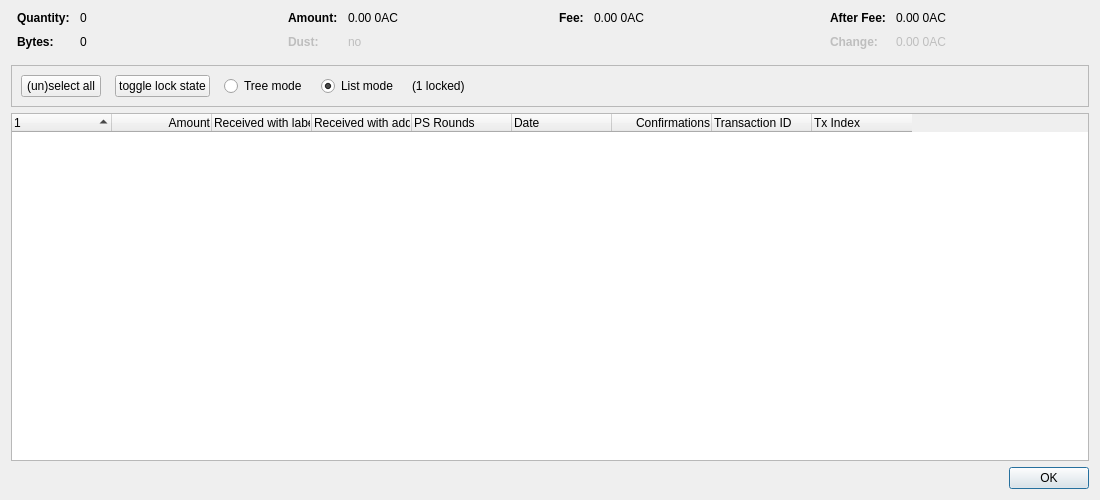
<?xml version="1.0" encoding="UTF-8"?>
<ui version="4.0">
 <class>CoinControlDialog</class>
 <widget class="QDialog" name="CoinControlDialog">
  <property name="geometry">
   <rect>
    <x>0</x>
    <y>0</y>
    <width>1100</width>
    <height>500</height>
   </rect>
  </property>
  <property name="windowTitle">
   <string>Coin Selection</string>
  </property>
  <layout class="QVBoxLayout" name="verticalLayout">
   <item>
    <layout class="QHBoxLayout" name="horizontalLayoutTop" stretch="0,0,0,0">
     <property name="topMargin">
      <number>0</number>
     </property>
     <property name="bottomMargin">
      <number>10</number>
     </property>
     <item>
      <layout class="QFormLayout" name="formLayoutCoinControl1">
       <property name="horizontalSpacing">
        <number>10</number>
       </property>
       <property name="verticalSpacing">
        <number>10</number>
       </property>
       <property name="leftMargin">
        <number>6</number>
       </property>
       <property name="rightMargin">
        <number>6</number>
       </property>
       <item row="0" column="0">
        <widget class="QLabel" name="labelCoinControlQuantityText">
         <property name="font">
          <font>
           <weight>75</weight>
           <bold>true</bold>
          </font>
         </property>
         <property name="text">
          <string>Quantity:</string>
         </property>
        </widget>
       </item>
       <item row="0" column="1">
        <widget class="QLabel" name="labelCoinControlQuantity">
         <property name="cursor">
          <cursorShape>IBeamCursor</cursorShape>
         </property>
         <property name="contextMenuPolicy">
          <enum>Qt::ActionsContextMenu</enum>
         </property>
         <property name="text">
          <string notr="true">0</string>
         </property>
         <property name="textInteractionFlags">
          <set>Qt::LinksAccessibleByMouse|Qt::TextSelectableByKeyboard|Qt::TextSelectableByMouse</set>
         </property>
        </widget>
       </item>
       <item row="1" column="0">
        <widget class="QLabel" name="labelCoinControlBytesText">
         <property name="font">
          <font>
           <weight>75</weight>
           <bold>true</bold>
          </font>
         </property>
         <property name="text">
          <string>Bytes:</string>
         </property>
        </widget>
       </item>
       <item row="1" column="1">
        <widget class="QLabel" name="labelCoinControlBytes">
         <property name="cursor">
          <cursorShape>IBeamCursor</cursorShape>
         </property>
         <property name="contextMenuPolicy">
          <enum>Qt::ActionsContextMenu</enum>
         </property>
         <property name="text">
          <string notr="true">0</string>
         </property>
         <property name="textInteractionFlags">
          <set>Qt::LinksAccessibleByMouse|Qt::TextSelectableByKeyboard|Qt::TextSelectableByMouse</set>
         </property>
        </widget>
       </item>
      </layout>
     </item>
     <item>
      <layout class="QFormLayout" name="formLayoutCoinControl2">
       <property name="horizontalSpacing">
        <number>10</number>
       </property>
       <property name="verticalSpacing">
        <number>10</number>
       </property>
       <property name="leftMargin">
        <number>6</number>
       </property>
       <property name="rightMargin">
        <number>6</number>
       </property>
       <item row="0" column="0">
        <widget class="QLabel" name="labelCoinControlAmountText">
         <property name="font">
          <font>
           <weight>75</weight>
           <bold>true</bold>
          </font>
         </property>
         <property name="text">
          <string>Amount:</string>
         </property>
        </widget>
       </item>
       <item row="0" column="1">
        <widget class="QLabel" name="labelCoinControlAmount">
         <property name="cursor">
          <cursorShape>IBeamCursor</cursorShape>
         </property>
         <property name="contextMenuPolicy">
          <enum>Qt::ActionsContextMenu</enum>
         </property>
         <property name="text">
          <string notr="true">0.00 0AC</string>
         </property>
         <property name="textInteractionFlags">
          <set>Qt::LinksAccessibleByMouse|Qt::TextSelectableByKeyboard|Qt::TextSelectableByMouse</set>
         </property>
        </widget>
       </item>
       <item row="1" column="0">
        <widget class="QLabel" name="labelCoinControlLowOutputText">
         <property name="enabled">
          <bool>false</bool>
         </property>
         <property name="font">
          <font>
           <weight>75</weight>
           <bold>true</bold>
          </font>
         </property>
         <property name="text">
          <string>Dust:</string>
         </property>
        </widget>
       </item>
       <item row="1" column="1">
        <widget class="QLabel" name="labelCoinControlLowOutput">
         <property name="enabled">
          <bool>false</bool>
         </property>
         <property name="cursor">
          <cursorShape>IBeamCursor</cursorShape>
         </property>
         <property name="contextMenuPolicy">
          <enum>Qt::ActionsContextMenu</enum>
         </property>
         <property name="text">
          <string notr="true">no</string>
         </property>
         <property name="textInteractionFlags">
          <set>Qt::LinksAccessibleByMouse|Qt::TextSelectableByKeyboard|Qt::TextSelectableByMouse</set>
         </property>
        </widget>
       </item>
      </layout>
     </item>
     <item>
      <layout class="QFormLayout" name="formLayoutCoinControl3">
       <property name="horizontalSpacing">
        <number>10</number>
       </property>
       <property name="verticalSpacing">
        <number>10</number>
       </property>
       <property name="leftMargin">
        <number>6</number>
       </property>
       <property name="rightMargin">
        <number>6</number>
       </property>
       <item row="0" column="0">
        <widget class="QLabel" name="labelCoinControlFeeText">
         <property name="font">
          <font>
           <weight>75</weight>
           <bold>true</bold>
          </font>
         </property>
         <property name="text">
          <string>Fee:</string>
         </property>
        </widget>
       </item>
       <item row="0" column="1">
        <widget class="QLabel" name="labelCoinControlFee">
         <property name="cursor">
          <cursorShape>IBeamCursor</cursorShape>
         </property>
         <property name="contextMenuPolicy">
          <enum>Qt::ActionsContextMenu</enum>
         </property>
         <property name="text">
          <string notr="true">0.00 0AC</string>
         </property>
         <property name="textInteractionFlags">
          <set>Qt::LinksAccessibleByMouse|Qt::TextSelectableByKeyboard|Qt::TextSelectableByMouse</set>
         </property>
        </widget>
       </item>
      </layout>
     </item>
     <item>
      <layout class="QFormLayout" name="formLayoutCoinControl4">
       <property name="horizontalSpacing">
        <number>10</number>
       </property>
       <property name="verticalSpacing">
        <number>10</number>
       </property>
       <property name="leftMargin">
        <number>6</number>
       </property>
       <property name="rightMargin">
        <number>6</number>
       </property>
       <item row="0" column="0">
        <widget class="QLabel" name="labelCoinControlAfterFeeText">
         <property name="font">
          <font>
           <weight>75</weight>
           <bold>true</bold>
          </font>
         </property>
         <property name="text">
          <string>After Fee:</string>
         </property>
        </widget>
       </item>
       <item row="0" column="1">
        <widget class="QLabel" name="labelCoinControlAfterFee">
         <property name="cursor">
          <cursorShape>IBeamCursor</cursorShape>
         </property>
         <property name="contextMenuPolicy">
          <enum>Qt::ActionsContextMenu</enum>
         </property>
         <property name="text">
          <string notr="true">0.00 0AC</string>
         </property>
         <property name="textInteractionFlags">
          <set>Qt::LinksAccessibleByMouse|Qt::TextSelectableByKeyboard|Qt::TextSelectableByMouse</set>
         </property>
        </widget>
       </item>
       <item row="1" column="0">
        <widget class="QLabel" name="labelCoinControlChangeText">
         <property name="enabled">
          <bool>false</bool>
         </property>
         <property name="font">
          <font>
           <weight>75</weight>
           <bold>true</bold>
          </font>
         </property>
         <property name="text">
          <string>Change:</string>
         </property>
        </widget>
       </item>
       <item row="1" column="1">
        <widget class="QLabel" name="labelCoinControlChange">
         <property name="enabled">
          <bool>false</bool>
         </property>
         <property name="cursor">
          <cursorShape>IBeamCursor</cursorShape>
         </property>
         <property name="contextMenuPolicy">
          <enum>Qt::ActionsContextMenu</enum>
         </property>
         <property name="text">
          <string notr="true">0.00 0AC</string>
         </property>
         <property name="textInteractionFlags">
          <set>Qt::LinksAccessibleByMouse|Qt::TextSelectableByKeyboard|Qt::TextSelectableByMouse</set>
         </property>
        </widget>
       </item>
      </layout>
     </item>
    </layout>
   </item>
   <item>
    <widget class="QFrame" name="frame">
     <property name="minimumSize">
      <size>
       <width>0</width>
       <height>40</height>
      </size>
     </property>
     <property name="frameShape">
      <enum>QFrame::StyledPanel</enum>
     </property>
     <property name="frameShadow">
      <enum>QFrame::Sunken</enum>
     </property>
     <layout class="QHBoxLayout" name="horizontalLayout">
      <item>
       <layout class="QHBoxLayout" name="horizontalLayoutPanel" stretch="0,0,0,0,0,0">
        <property name="spacing">
         <number>14</number>
        </property>
        <item>
         <widget class="QPushButton" name="pushButtonSelectAll">
          <property name="sizePolicy">
           <sizepolicy hsizetype="Maximum" vsizetype="Fixed">
            <horstretch>0</horstretch>
            <verstretch>0</verstretch>
           </sizepolicy>
          </property>
          <property name="text">
           <string>(un)select all</string>
          </property>
          <property name="autoDefault">
           <bool>false</bool>
          </property>
         </widget>
        </item>
        <item>
         <widget class="QPushButton" name="pushButtonToggleLock">
          <property name="sizePolicy">
           <sizepolicy hsizetype="Maximum" vsizetype="Fixed">
            <horstretch>0</horstretch>
            <verstretch>0</verstretch>
           </sizepolicy>
          </property>
          <property name="text">
           <string>toggle lock state</string>
          </property>
          <property name="autoDefault">
           <bool>false</bool>
          </property>
         </widget>
        </item>
        <item>
         <widget class="QRadioButton" name="radioTreeMode">
          <property name="sizePolicy">
           <sizepolicy hsizetype="Maximum" vsizetype="Fixed">
            <horstretch>0</horstretch>
            <verstretch>0</verstretch>
           </sizepolicy>
          </property>
          <property name="text">
           <string>Tree mode</string>
          </property>
         </widget>
        </item>
        <item>
         <widget class="QRadioButton" name="radioListMode">
          <property name="sizePolicy">
           <sizepolicy hsizetype="Maximum" vsizetype="Fixed">
            <horstretch>0</horstretch>
            <verstretch>0</verstretch>
           </sizepolicy>
          </property>
          <property name="text">
           <string>List mode</string>
          </property>
          <property name="checked">
           <bool>true</bool>
          </property>
         </widget>
        </item>
        <item>
         <widget class="QLabel" name="labelLocked">
          <property name="text">
           <string>(1 locked)</string>
          </property>
         </widget>
        </item>
        <item>
         <spacer name="horizontalSpacer">
          <property name="orientation">
           <enum>Qt::Horizontal</enum>
          </property>
          <property name="sizeHint" stdset="0">
           <size>
            <width>40</width>
            <height>20</height>
           </size>
          </property>
         </spacer>
        </item>
       </layout>
      </item>
     </layout>
    </widget>
   </item>
   <item>
    <widget class="CoinControlTreeWidget" name="treeWidget">
     <property name="contextMenuPolicy">
      <enum>Qt::CustomContextMenu</enum>
     </property>
     <property name="sortingEnabled">
      <bool>false</bool>
     </property>
     <property name="columnCount">
      <number>9</number>
     </property>
     <attribute name="headerShowSortIndicator" stdset="0">
      <bool>true</bool>
     </attribute>
     <attribute name="headerStretchLastSection">
      <bool>false</bool>
     </attribute>
     <column>
      <property name="text">
       <string/>
      </property>
     </column>
     <column>
      <property name="text">
       <string>Amount</string>
      </property>
      <property name="textAlignment">
       <set>AlignTrailing|AlignVCenter</set>
      </property>
     </column>
     <column>
      <property name="text">
       <string>Received with label</string>
      </property>
     </column>
     <column>
      <property name="text">
       <string>Received with address</string>
      </property>
     </column>
     <column>
      <property name="text">
       <string>PS Rounds</string>
      </property>
     </column>
     <column>
      <property name="text">
       <string>Date</string>
      </property>
     </column>
     <column>
      <property name="text">
       <string>Confirmations</string>
      </property>
      <property name="toolTip">
       <string>Confirmed</string>
      </property>
      <property name="textAlignment">
       <set>AlignTrailing|AlignVCenter</set>
      </property>
     </column>
     <column>
      <property name="text">
       <string>Transaction ID</string>
      </property>
     </column>
     <column>
      <property name="text">
       <string>Tx Index</string>
      </property>
     </column>
     <column>
      <property name="text">
       <string/>
      </property>
     </column>
     <column>
      <property name="text">
       <string/>
      </property>
     </column>
    </widget>
   </item>
   <item>
    <widget class="QDialogButtonBox" name="buttonBox">
     <property name="orientation">
      <enum>Qt::Horizontal</enum>
     </property>
     <property name="standardButtons">
      <set>QDialogButtonBox::Ok</set>
     </property>
    </widget>
   </item>
  </layout>
 </widget>
 <customwidgets>
  <customwidget>
   <class>CoinControlTreeWidget</class>
   <extends>QTreeWidget</extends>
   <header>coincontroltreewidget.h</header>
  </customwidget>
 </customwidgets>
 <resources/>
 <connections/>
</ui>
